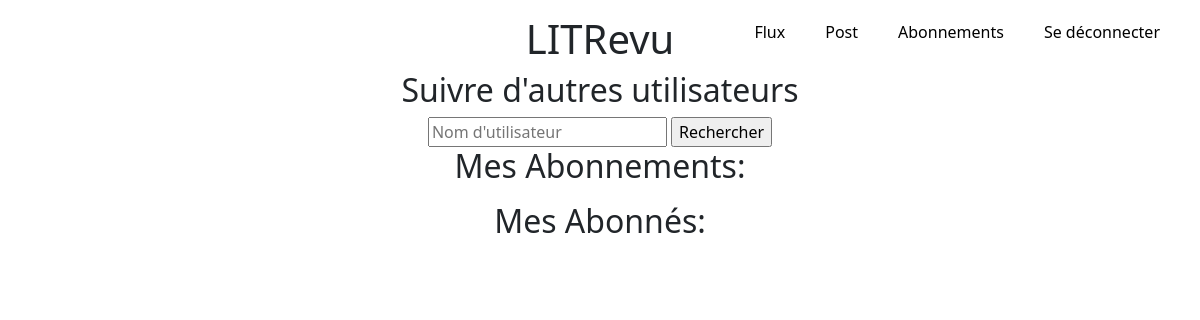
The page /subscriptions/ (signed in) on the database as committed earlier.
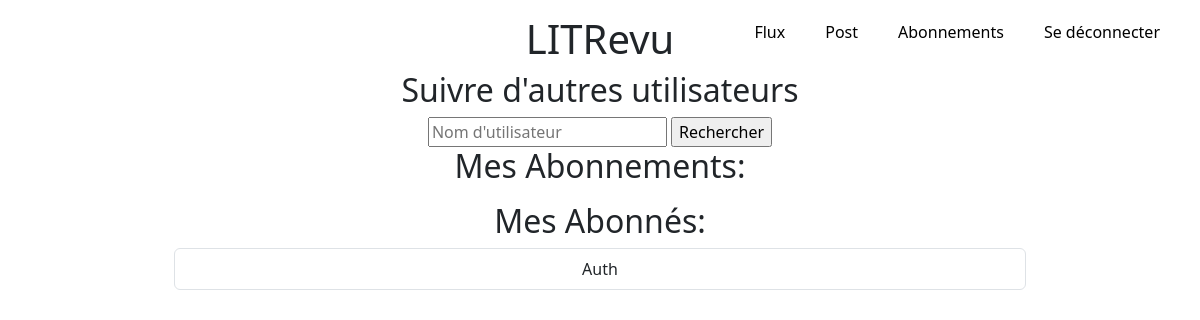
The same page on the database as committed later.
### book/models/user_follows.py (models this page shows, shortened)
class UserFollows(models.Model):
    user = models.ForeignKey(
        User,
        related_name="following",
        on_delete=models.CASCADE
    )
    followed_user = models.ForeignKey(
        User,
        related_name="followed_by",
        on_delete=models.CASCADE
    )
    created = models.DateTimeField(auto_now_add=True, db_index=True)
    class Meta:
        unique_together = ('user', 'followed_user')
        ordering = ["-created"]

### authentication/models.py (models this page shows, shortened)
class User(AbstractUser):
    profile_photo = models.ImageField()

### book/views.py (the view)
# urls.py: path('subscriptions/', book.views.subscriptions, name='subscriptions'),
@login_required
def subscriptions(request):
    query = request.GET.get("search")
    users = []
    if query:
        users = User.objects.filter(username__icontains=query)
    if query == "":
        users = User.objects.all()
    user_follows = User.objects.filter(followed_by__user=request.user)
    results = []
    for user in users:
        if user not in user_follows:
            results.append(user)
    followers = UserFollows.objects.filter(followed_user=request.user)
    following = UserFollows.objects.filter(user=request.user)
    context = {
        "user_search": results,
        "followers": followers,
        "following": following,
    }
    return render(request, 'book/subscriptions.html', context)

### book/templates/book/subscriptions.html (shortened to what this page needs)
{% extends 'base.html' %}
{% block content %}
<div class="container">
    <main class="container">
      <div class="row g-5">
        <div class="col-md-12">
    <div style="text-align:center">
  <h2 >Suivre d'autres utilisateurs </h2>
  <form method="get">
        <input type="text" name="search" placeholder="Nom d'utilisateur ">
        <input type="submit" value="Rechercher">
  </form>
  <h2>Mes Abonnements:</h2>
  <h2>Mes Abonnés:</h2>
<ul class="list-group">
    {% for relation in followers %}
        <li class="list-group-item">{{ relation.user.username}}</li>
    {% endfor %}
</ul>
</div>
</div>
</div>
</main>
</div>
{% endblock %}

Rows that differ between the two databases and show on the page:
added UserFollows: user.username "Auth"
